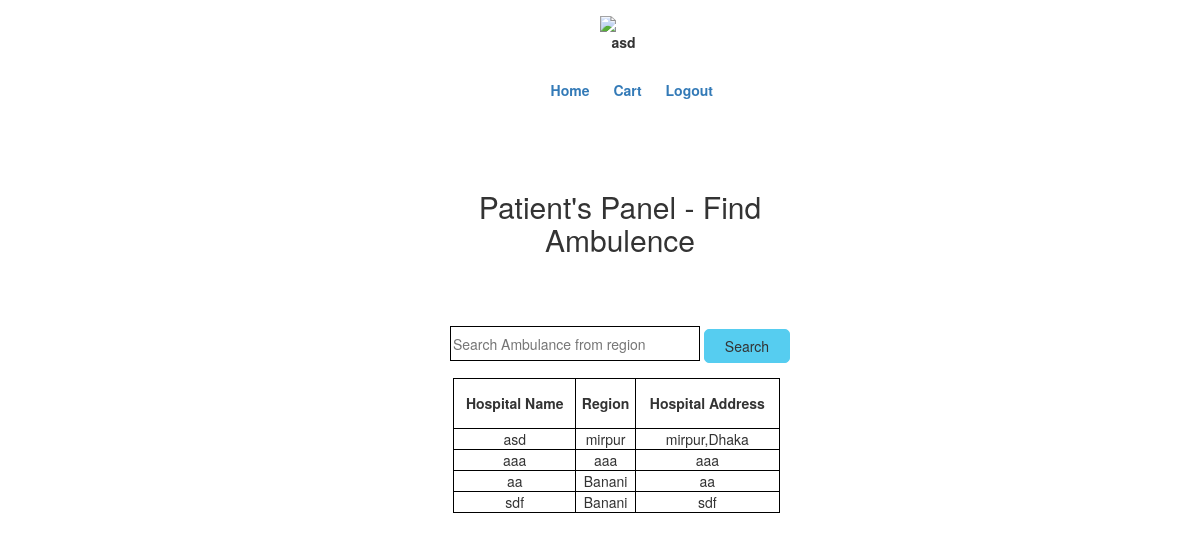
Page /cusfindambulence.php (signed in) on the committed database.
### tables this page shows
CREATE TABLE `ambulance` (
  `amId` int(11) NOT NULL,
  `hospitalAddress` varchar(40) NOT NULL,
  `amRegion` varchar(40) NOT NULL,
  `hospitalName` varchar(40) NOT NULL
);

### cusfindambulence.php (the view, shortened to what this page needs)
<!DOCTYPE html>
<html class="no-js">
<html lang="en-US">
<head>
    <link rel="stylesheet" type="text/css" href="css/font-awesome.min.css" media="all" />
    <link rel="stylesheet" type="text/css" href="css/normalize.css" media="all" />
    <link rel="stylesheet" type="text/css" href="css/bootstrap.css" media="all" />
    <link rel="stylesheet" type="text/css" href="style.css" media="all" />
</head>
<body class="cusfamb">
    <div class="">
        <div class="header-top">
            <div class="container">
                <a href="cupanel.php"><img src="img/client-1295901_960_720.png" style="max-height: 5%;max-width: 5%;margin-left: 50%;opacity:1.0;"></a>
                <label class="text-center" style="margin-left:51%;"><?php echo $_SESSION["uname"];?></label>
                <div class="menu col-md-5" style="margin-left: 20%;margin-top: 2%">
                    <ul class="list-unstyled list-inline pull-right">
                        <li><a href="cushome.php">Home</a></li>
                        <li><a href="cart/index.php">Cart</a></li>
                        <li><a href="logout.php">Logout</a></li>
                    </ul>
                </div>
            </div>
        </div>
    </div>
    <div class="main-area">
        <div class="">
            <form class="col-md-4 col-sm-offset-4 text-center" style="margin: 2%;text-align: center;margin-left: 35%;padding-top: 2%;padding-bottom: 2%;" method="post" action=cusfindambulence2.php >
                <h2>Patient's Panel - Find Ambulence</h2>
                <br>
                <br>
                <br>
                <div class="form-group center">
                <div class="form-group center">
                    <input style="width:250px;height:35px;background:transparent;border:1px solid black;" type="text" name="search" placeholder="Search Ambulance from region">
                    <button type="submit" style="background:#56CDF0;border:1px solid #56CDF0;padding:6px 20px;border-radius:5px;" class="btn btn-default">Search</button>
                    <br>
                </div>
		<div class="result_table" style="margin-left: 2%;text-align: center">
            <table style="background:white;border:1px solid black;" class="text-center">
                <thead>
                    <tr>
                        <th style="border:1px solid black">Hospital Name</th>
                        <th style="border:1px solid black">Region</th>
                        <th style="border:1px solid black">Hospital Address</th>
                    </tr>
                </thead>
                <tbody>
                    <?php
                          $con=mysqli_connect("localhost","root","");
                        mysqli_select_db($con,'medicineguide');
                        $result = mysqli_query($con,"SELECT * FROM ambulance;") or die("Failed to fetch".mysql_error());
                           if( mysqli_num_rows( $result)==0 ){
                            echo '<tr><td colspan="3">No Rows Returned</td></tr>';
                        }
                        else{
                        while( $row = mysqli_fetch_assoc( $result ) ){
                            echo "<tr><td>{$row['hospitalName']}</td><td>{$row['amRegion']}</td><td>{$row['hospitalAddress']}</td></tr>\n";
                        }
                    }
                ?>
                </tbody>
            </table>
                </div>
            </div>
            </form>
            <br>
    </div>
    </div>
</body>
</html>

### style.css (style rules this page uses)
.header-top { padding: 1%; }
.menu { margin-left: 150px; }
.menu a { text-decoration: none; font-weight: bold; margin-left: 10px; }
.cusfamb { background: url(images/12.jpg) no-repeat center center fixed; -webkit-background-size: cover; -moz-background-size: cover; -o-background-size: cover; background-size: cover; }
table, td, th { border: 1px solid black; text-align: center; }
table { border-collapse: collapse; width: 90%; margin-left: 3%; }
th { height: 50px; text-align: center; }

### rows in the picture
ambulance: hospitalName "asd", amRegion "mirpur", hospitalAddress "mirpur,Dhaka"
ambulance: hospitalName "aaa", amRegion "aaa", hospitalAddress "aaa"
ambulance: hospitalName "aa", amRegion "Banani", hospitalAddress "aa"
ambulance: hospitalName "sdf", amRegion "Banani", hospitalAddress "sdf"

### other values in the picture
$_SESSION["uname"] "asd"
